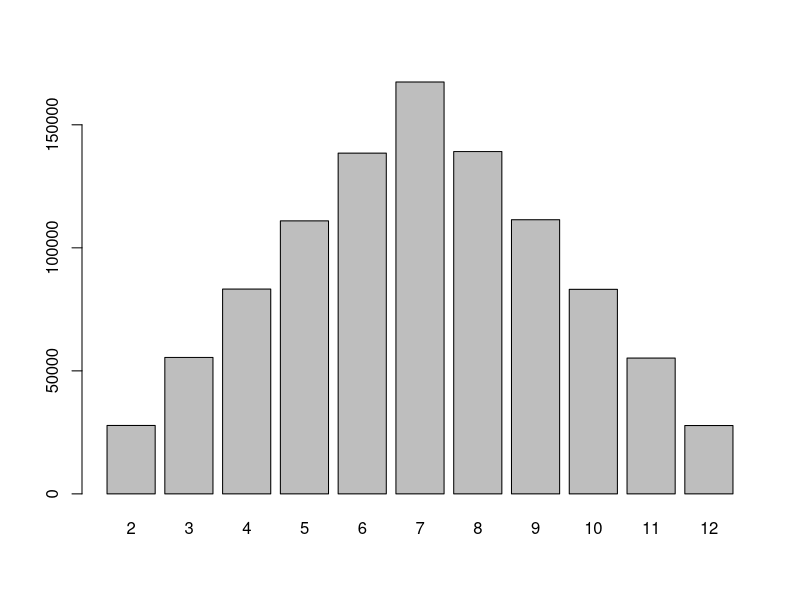

The R source for this figure:
#Funcao sample
dado <- sample(x = 1:6, size = 1000000, replace = TRUE)

deu_1 <- dado == 1

sum(deu_1)
mean(deu_1)

#Soma de dois dados, e probabilidade de sair 7

set.seed(2133)

d1 <- sample(x = 1:6, size = 1000000, replace = TRUE)
d2 <- sample(x = 1:6, size = 1000000, replace = TRUE)

soma = d1 + d2
mean(soma)

soma_7 <- soma == 7

sum(soma_7)
mean(soma_7)

soma

#Criacao de tabelas e graficos
tabela_soma <- table(soma)
barplot(tabela_soma)

